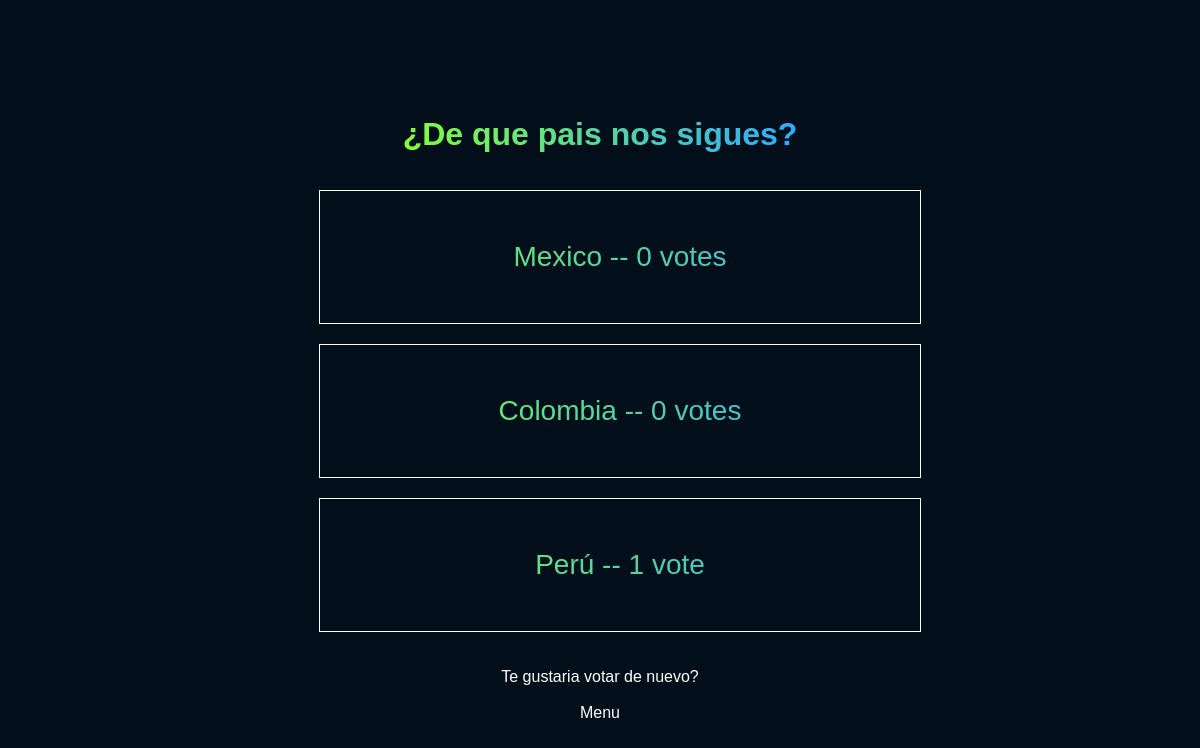
Page /polls/6/results/ on the earlier database version.
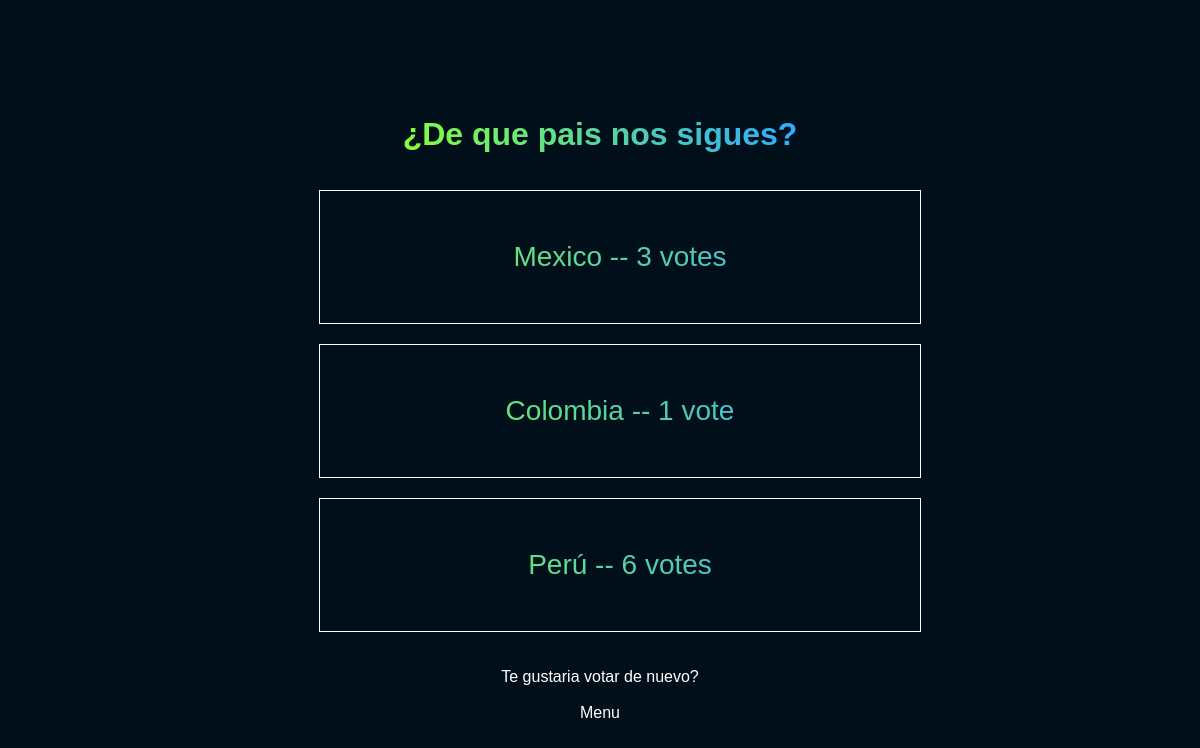
Same page on the later database version.
### polls/models.py (models this page shows, shortened)
class Question(models.Model):
    question_text = models.CharField(max_length=200)
    pub_date = models.DateTimeField('date published') # verbose_name

class Choice(models.Model):
    question = models.ForeignKey(Question, on_delete=models.CASCADE) # CASCADE: si se borra una pregunta, se borran sus opciones
    choice_text = models.CharField(max_length=200)
    votes = models.IntegerField(default=0)

### polls/views.py (the view)
# urls.py: path("<int:pk>/results/", views.ResultView.as_view(), name="results"),
class ResultView(generic.DetailView):
    model = Question
    template_name = "polls/results.html"

### polls/templates/polls/results.html (shortened to what this page needs)
{% load static %}
<!DOCTYPE html>
<html lang="en">
<head>
    <link rel="stylesheet" href="{% static 'polls/style.css' %}">
    <link rel="stylesheet" href="{% static 'polls/results.css' %}">
</head>
<body>
    <h1>{{ question.question_text }}</h1>
    <ul>
    {% for choice in question.choice_set.all %}
        <li>{{ choice.choice_text }} -- {{ choice.votes }} vote{{ choice.votes|pluralize }} </li>
    {% endfor %}
    </ul>
    <a href="{% url 'polls:detail' question.id %}">Te gustaria votar de nuevo?</a>
    <br>
    <a href="{% url 'polls:index' %}">Menu</a>
</body>
</html>

### polls/static/polls/style.css (style rules this page uses)
body { display: flex; align-items: center; justify-content: center; flex-direction: column; height: 100vh; background: hsl(204 100% 5%); font-family: Arial, Helvetica, sans-serif; }
ul { display: flex; align-items: center; justify-content: center; flex-direction: column; }
header, ul { background: linear-gradient( to right, hsl(98 100% 62%), hsl(204 100% 59%) ); -webkit-background-clip: text; -webkit-text-fill-color: transparent; text-align: center; }
li { display: flex; align-items: center; justify-content: center; width: 500px; border: 1px solid white; padding: 50px; margin-bottom: 20px; font-size: 28px; }
a { color: white; text-decoration: none; }

### polls/static/polls/results.css (style rules this page uses)
body { display: flex; align-items: center; justify-content: center; }
h1 { background: linear-gradient( to right, hsl(98 100% 62%), hsl(204 100% 59%) ); -webkit-background-clip: text; -webkit-text-fill-color: transparent; text-align: center; }

Differences in the rows shown:
changed Choice "Mexico": votes "0" → "3"
changed Choice "Colombia": votes "0" → "1"
changed Choice "Perú": votes "1" → "6"
